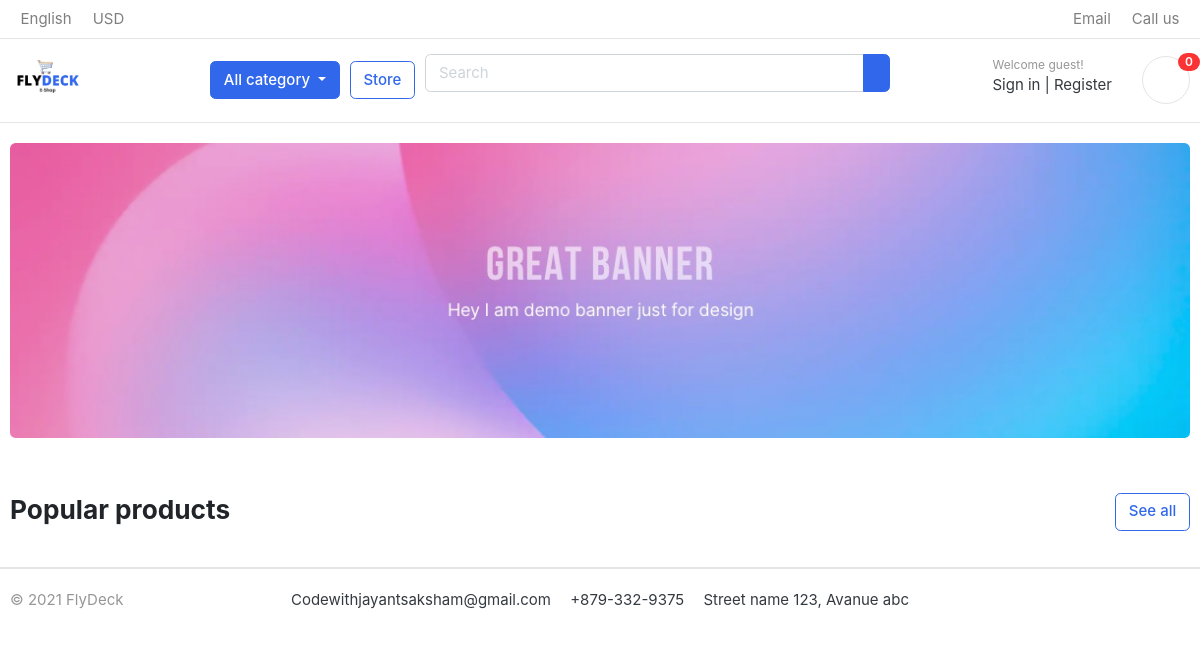
The page /store/?category=3 on the database as committed earlier.
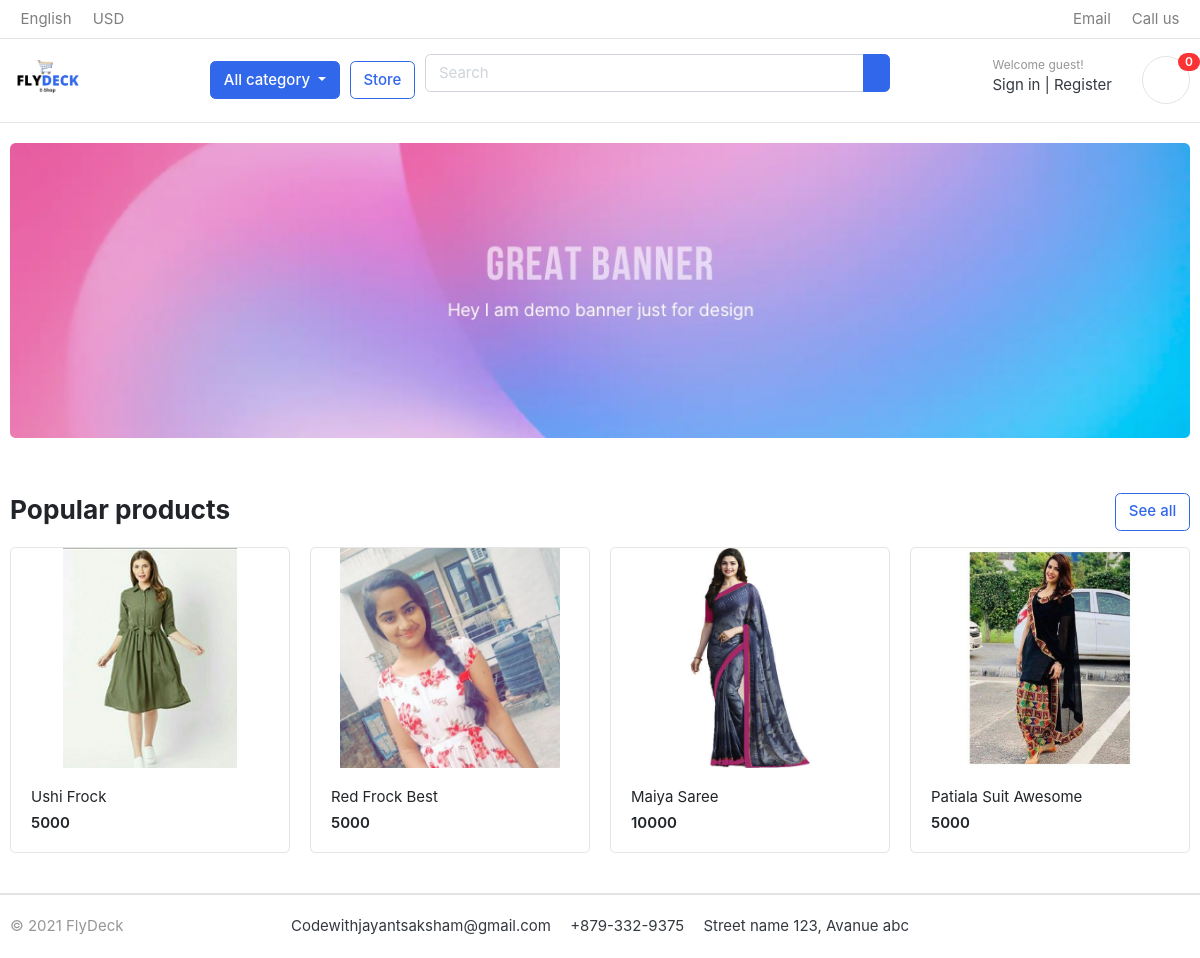
The same page on the database as committed later.
### store/models/product.py (models this page shows, shortened)
class Product(models.Model):
	name = models.CharField(max_length=50, default="")
	price = models.PositiveIntegerField(default=0)
	desc = models.CharField(max_length=200, default="")
	category = models.ForeignKey(Category, on_delete = models.CASCADE)
	image = models.ImageField(upload_to="uploads/products")
	@staticmethod
	def getProductByID(id):
		if id:
			return Product.objects.filter(category  = id)
		else:
			return Product.objects.all()

### store/views.py (the view)
# urls.py: 2. Add a URL to urlpatterns:  path('', views.home, name='home')
def home(request):
	allProducts = Product.objects.all()
	allCategories = Category.objects.all()
	category_id = request.GET.get('category', None)
	if category_id is not None:
		allProducts = Product.getProductByID(category_id)
	data = {
		'products' : allProducts,
		'categories' : allCategories
	}
	return render(request, 'index.html', data)

### templates/index.html (shortened to what this page needs)
{% extends 'base.html' %}
{% block content %}
<section class="section-intro padding-y-sm">
<div class="container">
	{% load static %}
<div class="intro-banner-wrap">
	<img src="{% static 'images/banners/1.jpg' %}" class="img-fluid rounded">
</div>
</div>
</section>
<section class="section-name padding-y-sm">
<div class="container">
<header class="section-heading">
	<a href="./store.html" class="btn btn-outline-primary float-right">See all</a>
	<h3 class="section-title">Popular products</h3>
</header>
<div class="row">
	{% for product in products %}
	<div class="col-md-3">
		<div class="card card-product-grid">
			<a href="./product-detail.html" class="img-wrap"> <img src="{{product.image.url}}"> </a>
			<figcaption class="info-wrap">
				<a href="./product-detail.html" class="title">{{product.name}}</a>
				<div class="price mt-1">{{product.price}}</div>
			</figcaption>
		</div>
	</div>
	{% endfor %}
</div>
</div>
</section>
{% endblock content %}

### templates/base.html (shortened to what this page needs)
{% load static %}
<html lang="en">
<head>
<link href="{% static 'css/bootstrap.css' %}" rel="stylesheet" type="text/css"/>
<link href="{% static 'css/ui.css' %}" rel="stylesheet" type="text/css"/>
<link href="{% static 'css/responsive.css' %}" rel="stylesheet" media="only screen and (max-width: 1200px)" />
</head>
<body>
{% include 'Components/navbar.html' %}
{% block content %} {% endblock content %}
{% include 'Components/footer.html' %}
</body>
</html>

### templates/Components/navbar.html (shortened to what this page needs)
{% load static %}
<header class="section-header">
<nav class="navbar p-md-0 navbar-expand-sm navbar-light border-bottom">
<div class="container">
  <div class="collapse navbar-collapse" id="navbarTop4">
    <ul class="navbar-nav mr-auto">
    	<li class="nav-item dropdown">
		 	<a href="#" class="nav-link">English </a>
		</li>
		<li class="nav-item dropdown">
			<a href="#" class="nav-link"> USD </a>
		</li>
    </ul>
    <ul class="navbar-nav">
		<li><a href="#" class="nav-link">  Email </a></li>
		<li><a href="#" class="nav-link">  Call us </a></li>
	</ul>
  </div>
</div>
</nav>
<section class="header-main border-bottom">
	<div class="container">
<div class="row align-items-center">
	<div class="col-lg-2 col-md-3 col-6">
		<a href="./" class="brand-wrap">
			<img class="logo" src="{% static './images/logo.png' %}" alt="Logo">
		</a>
	</div>
	<div class="col-lg col-sm col-md col-6 flex-grow-0">
		<div class="category-wrap dropdown d-inline-block float-right">
			<button type="button" class="btn btn-primary dropdown-toggle" data-toggle="dropdown">
				 All category
			</button>
		</div>
	</div>
	<a href="./store.html" class="btn btn-outline-primary">Store</a>
	<div class="col-lg  col-md-6 col-sm-12 col">
		<form action="#" class="search">
			<div class="input-group w-100">
			    <input type="text" class="form-control" style="width:60%;" placeholder="Search">
			    <div class="input-group-append">
			      <button class="btn btn-primary" type="submit">
			      </button>
			    </div>
		    </div>
		</form>
	</div>
	<div class="col-lg-3 col-sm-6 col-8 order-2 order-lg-3">
				<div class="d-flex justify-content-end mb-3 mb-lg-0">
					<div class="widget-header">
						<small class="title text-muted">Welcome guest!</small>
						<div>
							<a href="./signin.html">Sign in</a> <span class="dark-transp"> | </span>
							<a href="./register.html"> Register</a>
						</div>
					</div>
					<a href="./cart.html" class="widget-header pl-3 ml-3">
						<div class="icon icon-sm rounded-circle border"></div>
						<span class="badge badge-pill badge-danger notify">0</span>
					</a>
				</div>
			</div>
</div>
	</div>
</section>
</header>

### templates/Components/footer.html (shortened to what this page needs)
<footer class="section-footer border-top">
	<div class="container">
		<section class="footer-bottom border-top row">
			<div class="col-md-2">
				<p class="text-muted"> &copy 2021 FlyDeck </p>
			</div>
			<div class="col-md-8 text-md-center">
				<span  class="px-2">Codewithjayantsaksham@gmail.com</span>
				<span  class="px-2">+879-332-9375</span>
				<span  class="px-2">Street name 123, Avanue abc</span>
			</div>
			<div class="col-md-2 text-md-right text-muted">
			</div>
		</section>
	</div>
</footer>

### Ecommerce/static/css/ui.css (style rules this page uses)
html { font-family: "Inter", sans-serif; font-size: 15px; }
.img-wrap { text-align: center; display: block; }
.img-wrap img { max-width: 100%; }
.icon-xs, .icon-sm, .icon-md, .icon-lg { display: inline-block; text-align: center; flex-shrink: 0; flex-grow: 0; }
.icon-sm { width: 48px; height: 48px; line-height: 48px !important; font-size: 20px; }
.padding-y-sm { padding-top: 20px; padding-bottom: 20px; }
.section-heading { margin-bottom: 20px; margin-top: 15px; }
.section-title { color: #212529; }
p:last-child { margin-bottom: 0; }
.header-main { position: relative; padding-top: 1rem; padding-bottom: 1rem; }
.brand-wrap .logo, .navbar-brand .logo { margin-right: 7px; max-height: 42px; display: inline-block; }
.widget-header { display: inline-block; vertical-align: middle; position: relative; }
.widget-header a { color: #343a40; }
.widget-header .title { display: block; }
.widget-header .notify { position: absolute; top: -3px; right: -10px; }
.footer-bottom { padding-top: 20px; padding-bottom: 20px; }
[class*=card-product] a.title { color: #212529; display: block; }
[class*=card-product] .img-wrap { overflow: hidden; position: relative; }
[class*=card-product] .img-wrap img { height: 100%; max-width: 100%; width: auto; display: inline-block; -o-object-fit: cover; object-fit: cover; }
.card-product-grid { margin-bottom: 20px; }
.card-product-grid .img-wrap { border-radius: 0.2rem 0.2rem 0 0; height: 220px; }
.card-product-grid .info-wrap { overflow: hidden; padding: 18px 20px; }
.card .img-wrap { overflow: hidden; }
.notify { position: absolute; top: -4px; right: -10px; display: inline-block; padding: 0.25em 0.6em; font-size: 12px; line-height: 1; text-align: center; border-radius: 3rem; color: #fff; background-color: #fa3434; }
.price { font-weight: 600; color: #212529; }

Rows that differ between the two databases and show on the page:
added Product: image (picture), name "Ushi Frock", price "5000"
added Product: image (picture), name "Red Frock Best", price "5000"
added Product: image (picture), name "Maiya Saree", price "10000"
added Product: image (picture), name "Patiala Suit Awesome", price "5000"
